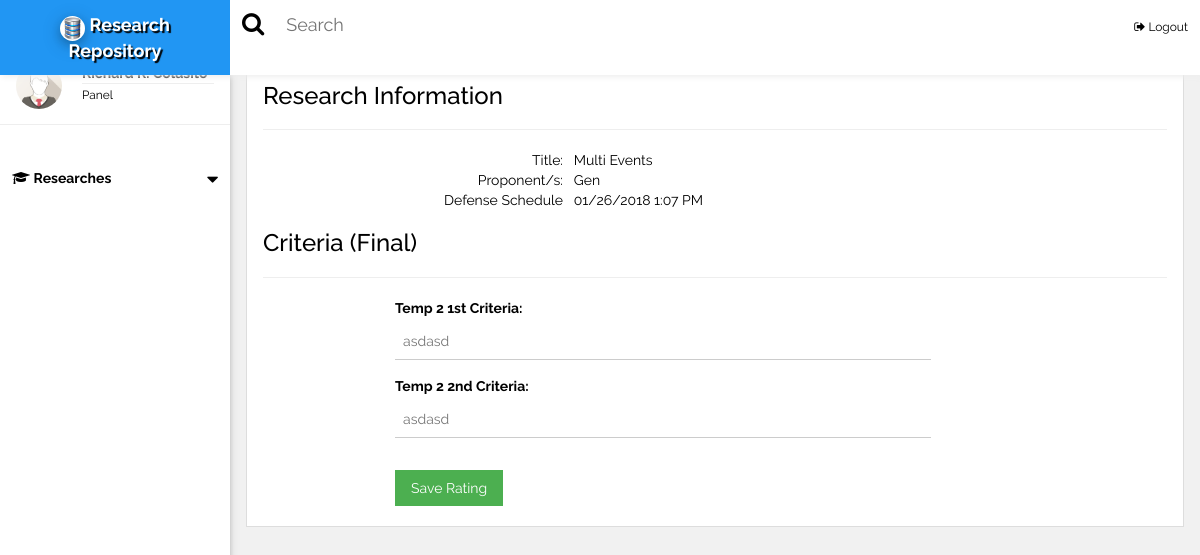
Page /panel/index.php?rating=10 (signed in) on the committed database.
### tables this page shows
CREATE TABLE `users` (
  `id` int(10) UNSIGNED NOT NULL,
  `first_name` varchar(255) NOT NULL,
  `middle_name` varchar(255) NOT NULL,
  `last_name` varchar(255) NOT NULL,
  `username` varchar(255) NOT NULL,
  `password` varchar(255) NOT NULL,
  `user_type` varchar(10) NOT NULL,
  `date_added` varchar(255) NOT NULL,
  `date_modified` varchar(255) NOT NULL,
  `deptID` int(3) NOT NULL
);

CREATE TABLE `researches` (
  `id` int(11) UNSIGNED NOT NULL,
  `title` varchar(255) NOT NULL,
  `description` longtext NOT NULL,
  `course_id` varchar(10) NOT NULL,
  `adviserId` varchar(20) NOT NULL,
  `schoolYear` varchar(40) NOT NULL
);

CREATE TABLE `schedules` (
  `id` int(10) UNSIGNED NOT NULL,
  `researchId` varchar(20) NOT NULL,
  `venue` varchar(255) NOT NULL,
  `defenseType` varchar(10) NOT NULL,
  `rubricId` varchar(20) NOT NULL,
  `dateSchedule` varchar(50) NOT NULL,
  `dateAdded` varchar(50) NOT NULL,
  `status` varchar(10) NOT NULL
);

CREATE TABLE `rubrics` (
  `id` int(10) UNSIGNED NOT NULL,
  `template_name` varchar(255) NOT NULL,
  `description` longtext NOT NULL,
  `max_rating` varchar(3) NOT NULL,
  `res_prof_id` varchar(10) NOT NULL,
  `date_added` varchar(255) NOT NULL,
  `date_modified` varchar(255) NOT NULL
);

CREATE TABLE `rubric_criteria` (
  `id` int(10) UNSIGNED NOT NULL,
  `rubric_id` varchar(10) NOT NULL,
  `criteria` varchar(255) NOT NULL,
  `description` longtext NOT NULL,
  `order` varchar(3) NOT NULL,
  `date_added` varchar(255) NOT NULL,
  `date_modified` varchar(255) NOT NULL
);

### include/dbcon.php (called while the page is built, shortened)
<?php
	function getSched($x){
		$sql=mysql_query("select * from schedules where researchId='$x'");
		while($row=mysql_fetch_assoc($sql)){
			return $row['dateSchedule'];
		}
	}
	function getPropo($x){
		$sql = mysql_query("SELECT * FROM `proponents` WHERE `researchId`='$x'");
		while($row = mysql_fetch_assoc($sql)){
			$prop[] = $row['name'];
		}
		return $prop;
	}
?>

### panel/rating.php (the view, shortened to what this page needs)
<div class="w3-container">
<?php
	$sql=mysql_query("select * from researches where id='{$_GET['rating']}'");
	while($row=mysql_fetch_assoc($sql)){
		$proponents = getPropo($_GET['rating']);
?>
	 <h3>Research Information</h3>
     <hr />
     <table>
     	<tr>
        	<td   width="300" style="text-align:right">Title:</td>
            <td>&nbsp;&nbsp;&nbsp;<?php echo $row['title']; ?></td>
        </tr>
        <tr>
        	<td class="w3-right">Proponent/s:</td>
            <td>&nbsp;&nbsp;&nbsp;<?php echo implode(", ",$proponents); ?></td>
        </tr>
        <tr>
        	<td class="w3-right">Defense Schedule</td>
            <td>&nbsp;&nbsp;&nbsp;<?php echo getSched($_GET['rating']); ?></td>
        </tr>
     </table>
     <?php
	}$criteria=mysql_query("select * from schedules where researchId='{$_GET['rating']}'");
	while($row=mysql_fetch_assoc($criteria)){
		$rubricsID=$row['rubricId'];
		$rubs=mysql_query("select * from rubrics where id='$rubricsID'");
		while($rub=mysql_fetch_assoc($rubs)){
?>
    <h3>Criteria (<?php if($row['defenseType']==2){echo "Final";}else{ echo "Proposal";} ?>)</h3>
     <hr />
     <div class="w3-row">
     <div class="w3-col w3-container" style="max-width:600px; margin-left:100px;">
     <form class="w3-container" action="" id="ratingsForm">
     <?php $rIDs=array(); $w=0;
	 	$rubcri=mysql_query("select * from rubric_criteria where rubric_id='$rubricsID'");
		while($rc=mysql_fetch_assoc($rubcri)){
			$getRate=mysql_query("select * from ratings where criteriaId='{$rc['id']}' and researchId='{$_GET['rating']}' and panelId='{$_SESSION['logged_in_id']}' and rubricId='$rubricsID'");
			$num=mysql_num_rows($getRate);
	 ?>
     <label><?php echo $rc['criteria']; ?>:</label>
     	<input type="text" class="w3-input w3-margin-bottom" name="criteria<?php echo $rc['id']; ?>" id="criteria<?php echo $rc['id']; ?>" placeholder="<?php echo $rc['description']; ?>" <?php if($num){?>value='<?php echo $rate;?>' disabled="disabled"<?php } ?> />
     <?php array_push($rIDs, $rc['id']); }
	 ?>
     <button class="w3-btn w3-green w3-margin-top"  type="button"onclick="getRatings();" <?php if($w!=0){ ?>disabled<?php } ?> >Save Rating</button>
     </form>
     </div>
     </div>
<?php }
	}?>
</div>

### panel/index.php (shortened to what this page needs)
<?php
	include("../include/dbcon.php");
?>
<!DOCTYPE html>
<html>
<link rel="stylesheet" type="text/css" href="../google/fafa.css">
<link href="../dist/css/select2.min.css" rel="stylesheet" />
<link href='../css/fullcalendar.min.css' rel='stylesheet' />
<link href='../css/fullcalendar.print.min.css' rel='stylesheet' media='print' />
<link href='../css/dataTables.jqueryui.min.css' rel='stylesheet'/>
<link href='../css/jquery-ui.css' rel='stylesheet'  />
<link rel="stylesheet" href="../css/w3.css">
<link rel="stylesheet" href="../js/bootstrap.min.css" />
<link href="summernote.css" rel="stylesheet">
<link type="text/css" href="../css/bootstrap-datetimepicker.min.css" rel="stylesheet" />
<body class="w3-light-grey">
<div class=" w3-row w3-bar w3-top w3-white w3-large" style="z-index:9999;box-shadow:2px 2px 6px #eee;">
	<div class="w3-hide-small w3-bar-item w3-blue" style="width:230px;text-align:center;text-shadow:2px 2px 1px #000;font-weight:bold;">
		<a href="../panel/" style="text-decoration:none;"> <img src="../images/logo.png" class="w3-white w3-circle w3-card-4" width="25" height="25" />   Research Repository</a>
	</div>
	<div class="w3-hide-small">
	<span class="fa fa-search w3-bar-item fa-lg" style="padding-top:15px !important;"></span>
	<input class="w3-input w3-bar-item w3-block w3-rest" type="text" placeholder="Search" style="padding-left:10px !important; min-width:50%;">
	<span class="w3-bar-item w3-right">
		<a href="../logout.php" class="w3-small w3-text-black "style="text-decoration:none;"><i class="fa fa-sign-out fa-fx"></i> Logout</a>
	</span>
	</div>
</div>
<nav class="w3-sidebar w3-card-2 w3-collapse w3-white w3-animate-left" style="z-index:3;width:230px;" id="mySidebar"><br>
  <div class="w3-container w3-row">
    <div class="w3-col s4">
      <img src="../images/avatar.png" class="w3-circle w3-margin-right" style="width:46px">
    </div>
	<?php
		$user_id = $_SESSION['logged_in_id'];
		$sql = mysql_query("select * from users where id='$user_id' LIMIT 1");
		while($row = mysql_fetch_array($sql)){
	?>
		<div class="w3-col s8 w3-bar">
		  <span><strong><?php echo ucwords($row['first_name'].' '.$row['middle_name'].' '.$row['last_name'])?></strong></span><br>
		  <hr style="margin:0px;"/>
		  <small>Panel</small>
		</div>
	<?php }?>
  </div>
  <hr>
  <div class="w3-container">
  </div>
  <div class="w3-bar-block">
	 <div class="w3-bar-item w3-button w3-padding w3-hover-blue" onclick="open_nav_accord('a2')">
		<i class="fa fa-graduation-cap fa-fw"></i> <b>Researches</b> <i class="fa fa-caret-down w3-right fa-lg" style="position:relative;top:5px;"></i>
	 </div>
	<br><br>
  </div>
</nav>
<div class="w3-main" style="margin-left:230px;margin-top:43px;">
	<div class="w3-container">
		<div class="w3-white" id="calendar_container"  style="margin-top:2%;padding-bottom:20px;border:1px solid #ddd">
			<?php
				if(isset($_GET['listRes'])){
					require('listRes.php');
				}else if(isset($_GET['rating'])){
					require('rating.php');
				}else if(isset($_GET['viewSched'])){
					require('viewSched.php');
				}else if(isset($_GET['comments'])){
					require('comments.php');
				}
			?>
		</div>
	</div>
</div>
</body>
</html>

### google/fafa.css (style rules this page uses)
.fa { display:inline-block;font:normal normal normal 14px/1 FontAwesome;font-size:inherit;text-rendering:auto;-webkit-font-smoothing:antialiased;-moz-osx-font-smoothing:grayscale }
.fa-lg { font-size:1.33333333em;line-height:.75em;vertical-align:-15% }
.fa-fw { width:1.28571429em;text-align:center }
.fa-search:before { content:"\f002" }
.fa-sign-out:before { content:"\f08b" }
.fa-caret-down:before { content:"\f0d7" }
.fa-mortar-board:before,.fa-graduation-cap:before { content:"\f19d" }

### css/w3.css (style rules this page uses)
html { box-sizing:border-box }
*,*:before,*:after { box-sizing:inherit }
html { -ms-text-size-adjust:100%;-webkit-text-size-adjust:100% }
body { margin:0 }
article,aside,details,figcaption,figure,footer,header,main,menu,nav,section,summary { display:block }
a { background-color:transparent;-webkit-text-decoration-skip:objects }
small { font-size:80% }
img { border-style:none }
hr { box-sizing:content-box;height:0;overflow:visible }
button,input,select,textarea { font:inherit;margin:0 }
button,input { overflow:visible }
button,select { text-transform:none }
button,html [type=button],[type=reset],[type=submit] { -webkit-appearance:button }
html,body { font-family:Verdana,sans-serif;font-size:15px;line-height:1.5 }
html { overflow-x:hidden }
h3 { font-size:24px }
h1,h2,h3,h4,h5,h6 { font-family:"Segoe UI",Arial,sans-serif;font-weight:400;margin:10px 0 }
hr { border:0;border-top:1px solid #eee;margin:20px 0 }
img { margin-bottom:-5px }
a { color:inherit }
.w3-btn,.w3-button { border:none;display:inline-block;outline:0;padding:8px 16px;vertical-align:middle;overflow:hidden;text-decoration:none;color:inherit;background-color:inherit;text-align:center;cursor:pointer;white-space:nowrap }
.w3-btn,.w3-button { -webkit-touch-callout:none;-webkit-user-select:none;-khtml-user-select:none;-moz-user-select:none;-ms-user-select:none;user-select:none }
.w3-input { padding:8px;display:block;border:none;border-bottom:1px solid #ccc;width:100% }
.w3-sidebar { height:100%;width:200px;background-color:#fff;position:fixed!important;z-index:1;overflow:auto }
.w3-main,#main { transition:margin-left .4s }
.w3-bar { width:100%;overflow:hidden }
.w3-bar .w3-bar-item { padding:8px 16px;float:left;width:auto;border:none;outline:none;display:block }
.w3-bar-block .w3-bar-item { width:100%;display:block;padding:8px 16px;text-align:left;border:none;outline:none;white-space:normal;float:none }
.w3-block { display:block;width:100% }
.w3-container:after,.w3-container:before,.w3-panel:after,.w3-panel:before,.w3-row:after,.w3-row:before,.w3-row-padding:after,.w3-row-padding:before, .w3-cell-row:before,.w3-cell-row:after,.w3-clear:after,.w3-clear:before,.w3-bar:before,.w3-bar:after { content:"";display:table;clear:both }
.w3-col,.w3-half,.w3-third,.w3-twothird,.w3-threequarter,.w3-quarter { float:left;width:100% }
.w3-col.s4 { width:33.33333% }
.w3-col.s8 { width:66.66666% }
.w3-rest { overflow:hidden }
@media (min-width:993px) { .w3-sidebar.w3-collapse { display:block!important } }
.w3-top,.w3-bottom { position:fixed;width:100%;z-index:1 }
.w3-top { top:0 }
.w3-circle { border-radius:50% }
.w3-container,.w3-panel { padding:0.01em 16px }
.w3-card,.w3-card-2 { box-shadow:0 2px 5px 0 rgba(0,0,0,0.16),0 2px 10px 0 rgba(0,0,0,0.12) }
.w3-card-4,.w3-hover-shadow:hover { box-shadow:0 4px 10px 0 rgba(0,0,0,0.2),0 4px 20px 0 rgba(0,0,0,0.19) }
.w3-animate-left { position:relative;animation:animateleft 0.4s }
.w3-small { font-size:12px!important }
.w3-large { font-size:18px!important }
.w3-margin-top { margin-top:16px!important }
.w3-margin-bottom { margin-bottom:16px!important }
.w3-margin-right { margin-right:16px!important }
.w3-padding { padding:8px 16px!important }
.w3-right { float:right!important }
.w3-blue,.w3-hover-blue:hover { color:#fff!important;background-color:#2196F3!important }
.w3-green,.w3-hover-green:hover { color:#fff!important;background-color:#4CAF50!important }
.w3-white,.w3-hover-white:hover { color:#000!important;background-color:#fff!important }
.w3-light-grey,.w3-hover-light-grey:hover,.w3-light-gray,.w3-hover-light-gray:hover { color:#000!important;background-color:#f1f1f1!important }
.w3-text-black,.w3-hover-text-black:hover { color:#000!important }

### panel/index.php (style rules this page uses)
html,body,h1,h2,h3,h4,h5 { font-family: "Raleway", sans-serif }
.w3-bar-item { padding:12px !important; }

### rows in the picture
researches: title "Multi Events", proponents "Gen", schedules.dateSchedule "01/26/2018 1:07 PM"
rubric_criteria: criteria "Temp 2 1st Criteria", description "asdasd"
rubric_criteria: criteria "Temp 2 2nd Criteria", description "asdasd"
